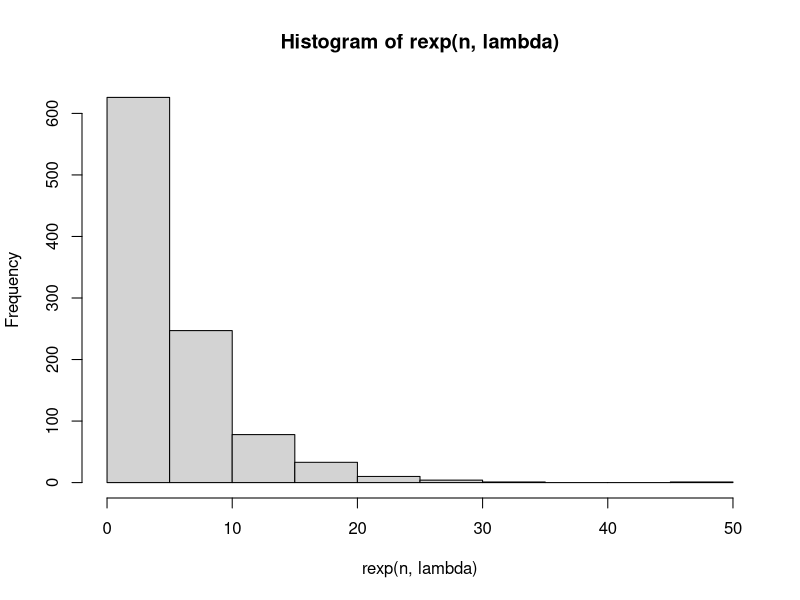
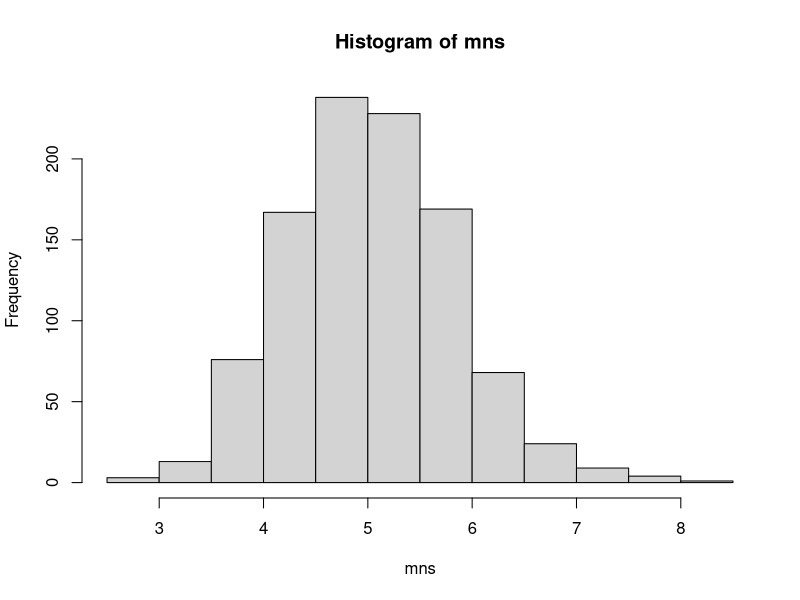

Source code (R) for these figures, in order:
## ---- chunk 1
lambda <- 0.2
n <- 1000
hist(rexp(n, lambda))
## ---- chunk 2
mns = NULL
for (i in 1 : 1000) mns = c(mns, mean(rexp(40, lambda)))
hist(mns)
## ---- chunk 3
mean(mns)
